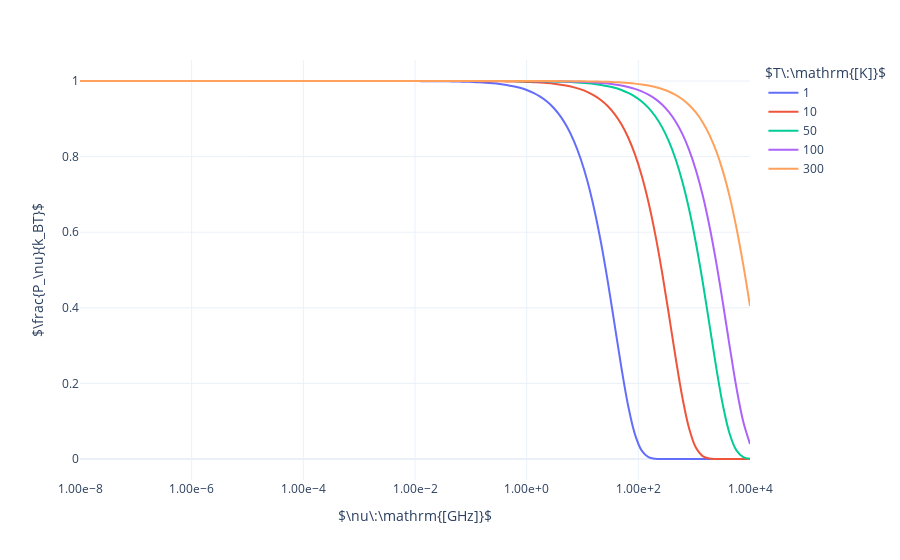

Notebook source saved alongside this figure:
### Code cell
#hide_input
nu=np.logspace(1,13,100)[np.newaxis].T
T=np.array([1,10,50,100,300])

P = h*nu/(np.exp(h*nu/(k_B*T))-1)

df = pd.DataFrame(P/(T*k_B))
df.columns = T
df['nu']=nu*1e-9
df.set_index('nu',inplace=True)

plot(df,axis_labels=('$\\nu\:\mathrm{[GHz]}$','$\\frac{P_\\nu}{k_BT}$','$T\:\mathrm{[K]}$'),hover_labels=('nu','normalized psd','T'),plot_type='linlog')
